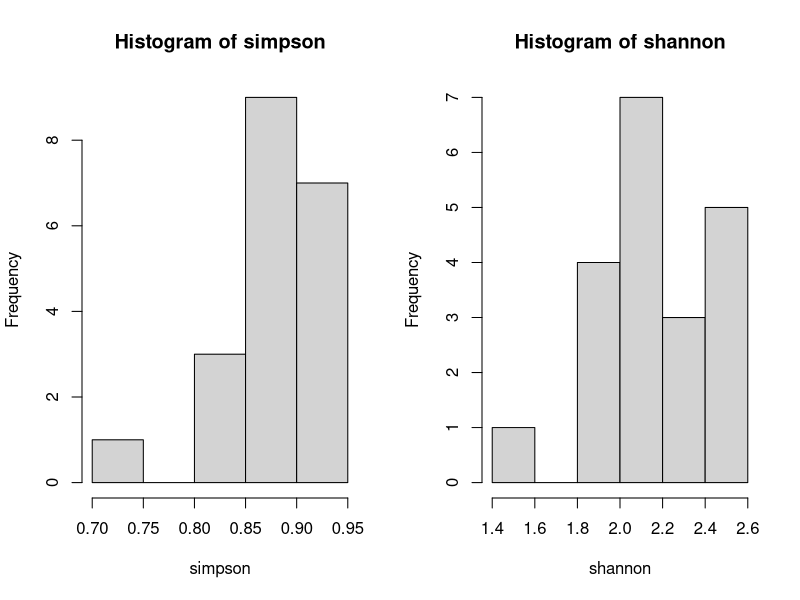
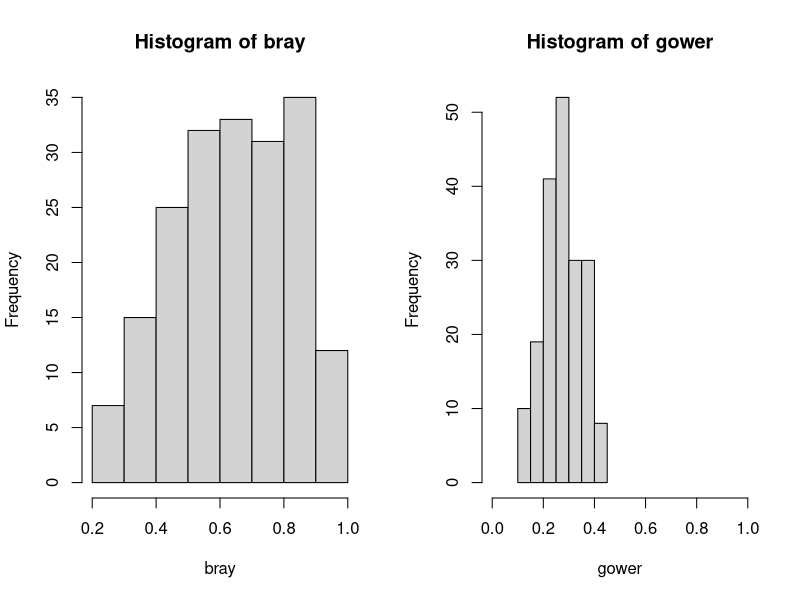
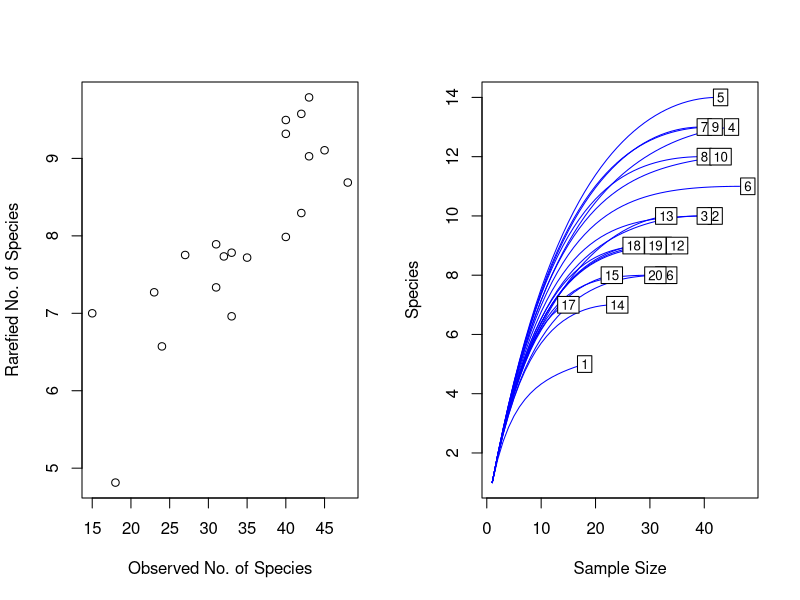
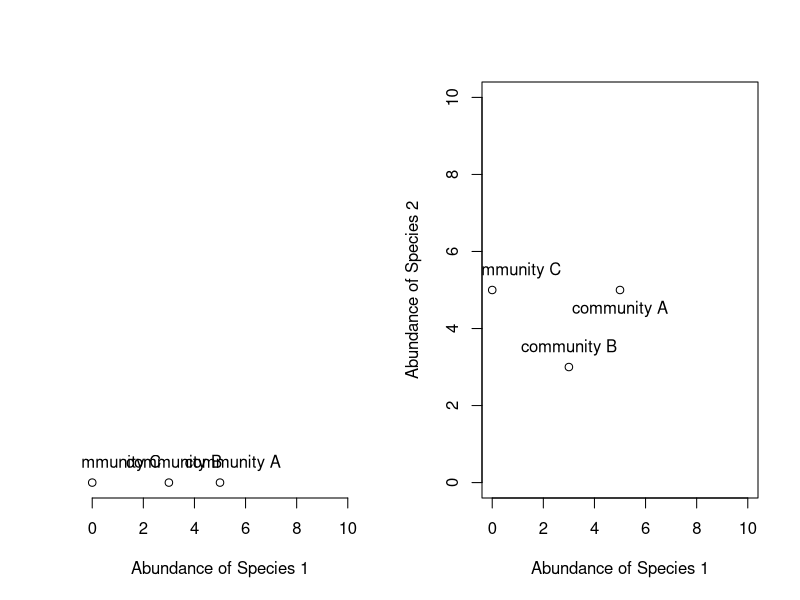
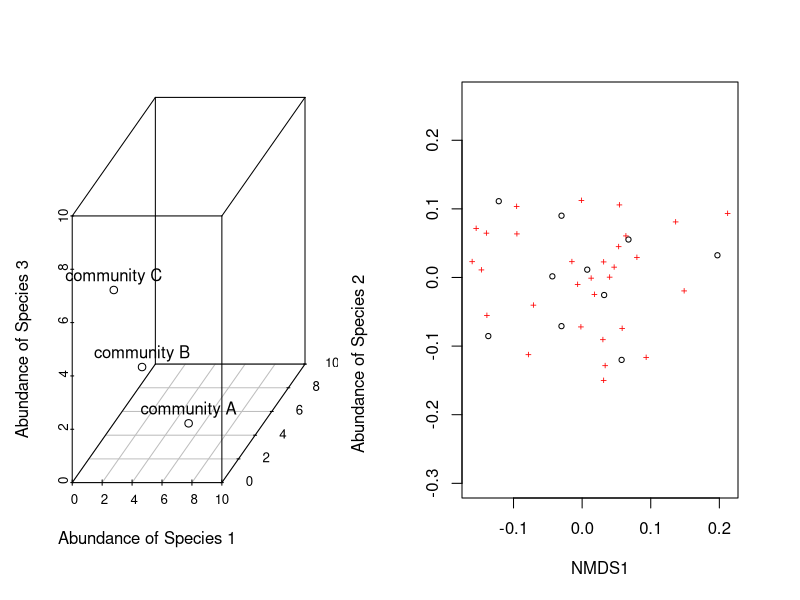
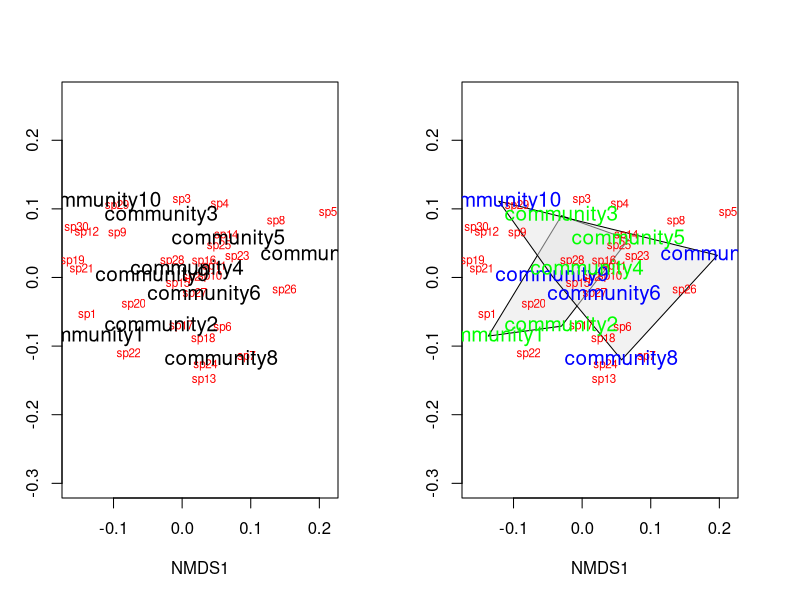
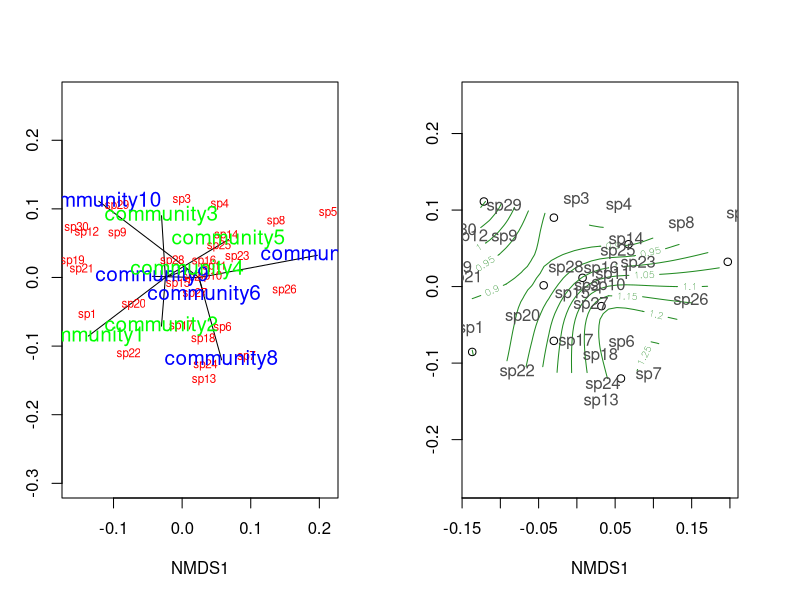

The R source for these figures, in order:
## ---- chunk 1
#install.packages("vegan")
## ---- chunk 2
library(vegan)
#data(package = "vegan") ## names of data sets in the package

## ---- chunk 3
data(dune) # Vegetation and Environment in Dutch Dune Meadows
str(dune) #a data frame of observations of 30 species at 20 sites

diversity(dune,index = "simpson") # calculate Simpson's 1-D Index of Diversity for each site. # closer to 1 = greater diversity
simpson <- diversity(dune, "simpson") # or assign to var.
simpson 
shannon <- diversity(dune) # note that Shannon's is default
shannon #Typically ranges from 1.5 - 3.4, higher = more diverse 

# lets compare the two
par(mfrow = c(1, 2))  # use par to generate panels with 1 row of 2 graphs
hist(simpson)
hist(shannon)
## ---- chunk 4
par(mfrow = c(1, 2))
bray = vegdist(dune, "bray") 
gower = vegdist(dune, "gower")
hist(bray, lim = range(0.0,1.0))
hist(gower, xlim = range(0.0,1.0))
# r allows for multiple iterations of each dissimilarity index to examine #freqeuncy of differences
## ---- chunk 5
spAbund <- rowSums(dune)  #gives the number of individuals found in each plot
spAbund # view observations per plot 
raremin <- min(rowSums(dune))  #rarefaction uses the smallest number of observations per sample to extrapolate the expected number if all other samples only had that number of observations
raremin # view smallest # of obs (site 17)

sRare <- rarefy(dune, raremin) # now use function rarefy
sRare #gives an "expected"rarefied" number of species (not obs) if only 15 individuals were present

par(mfrow = c(1, 2))
plot(spAbund, sRare, xlab = "Observed No. of Species", ylab = "Rarefied No. of Species") # plots actual observations by rarefied.
rarecurve(dune, col = "blue") # produces rarefaction curves demonstrating differences in species accumulation 

# squares are site numbers positioned at observed space. To "rarefy" a larger site, trace the rarefaction curve until the curve vertically corresponds with the lesser site obs. This gives you rarefied species richness

# notice that rarefied numbers are generally lower than observed, as expected notice that they mostly asymptote, indicating thorough sampling
## ---- chunk 6

plot(0:10,0:10,type="n",axes=F,xlab="Abundance of Species 1",ylab="")
axis(1)
points(5,0); text(5.5,0.5,labels="community A")
points(3,0); text(3.2,0.5,labels="community B")
points(0,0); text(0.8,0.5,labels="community C")

## ---- chunk 7
plot(0:10,0:10,type="n",xlab="Abundance of Species 1",
     ylab="Abundance of Species 2")
points(5,5); text(5,4.5,labels="community A")
points(3,3); text(3,3.5,labels="community B")
points(0,5); text(0.8,5.5,labels="community C")
## ---- chunk 8
# install.packages("scatterplot3d")
library(scatterplot3d) # an R package for the visualization of multivariate data in a three dimensional space.
d<-scatterplot3d(0:10,0:10,0:10,type="n",xlab="Abundance of Species 1",
  ylab="Abundance of Species 2",zlab="Abundance of Species 3"); d
d$points3d(5,5,0); text(d$xyz.convert(5,5,0.5),labels="community A")
d$points3d(3,3,3); text(d$xyz.convert(3,3,3.5),labels="community B")
d$points3d(0,5,5); text(d$xyz.convert(0,5,5.5),labels="community C")
## ---- chunk 9
set.seed(2) # random no. generator / way to specify seeds
community_matrix=matrix(
   sample(1:100,300,replace=T),nrow=10,
   dimnames=list(paste("community",1:10,sep=""),paste("sp",1:30,sep="")))
head(community_matrix)
example_NMDS=metaMDS(community_matrix, # Our community-by-species matrix
                     k=2) # The number of reduced dimensions. Increase if high stress is problem. 

#The stress, or the disagreement between 2-D configuration and predicted values from the regression"

#A good rule of thumb: stress > 0.05 provides an excellent representation in reduced dimensions, > 0.1 is great, >0.2 is good/ok, and stress > 0.3 provides a poor representation

## ---- chunk 10
plot(example_NMDS)
## ---- chunk 11
ordiplot(example_NMDS,type="n") #Ordination plot function especially for congested plots
orditorp(example_NMDS,display="species",col="red",air=0.01) #The function adds text or points to ordination plots
orditorp(example_NMDS,display="sites",cex=1.25,air=0.01)

## ---- chunk 12
treat=c(rep("Treatment1",5),rep("Treatment2",5))
ordiplot(example_NMDS,type="n")
ordihull(example_NMDS,groups=treat,draw="polygon",col="grey90",label=F)
orditorp(example_NMDS,display="species",col="red",air=0.01)
orditorp(example_NMDS,display="sites",col=c(rep("green",5),rep("blue",5)),
   air=0.01,cex=1.25)
## ---- chunk 13
#spider plot
ordiplot(example_NMDS,type="n")
ordispider(example_NMDS,groups=treat)
orditorp(example_NMDS,display="species",col="red",air=0.01)
orditorp(example_NMDS,display="sites",col=c(rep("green",5),rep("blue",5)),
         air=0.01,cex=1.25)
## ---- chunk 14
# Define random elevations for previous example
elevation=runif(10,0.5,1.5)
# Use the function ordisurf to plot contour lines
ordisurf(example_NMDS,elevation,main="",col="forestgreen")
# Finally, display species on plot
orditorp(example_NMDS,display="species",col="grey30",air=0.1,
   cex=1)
